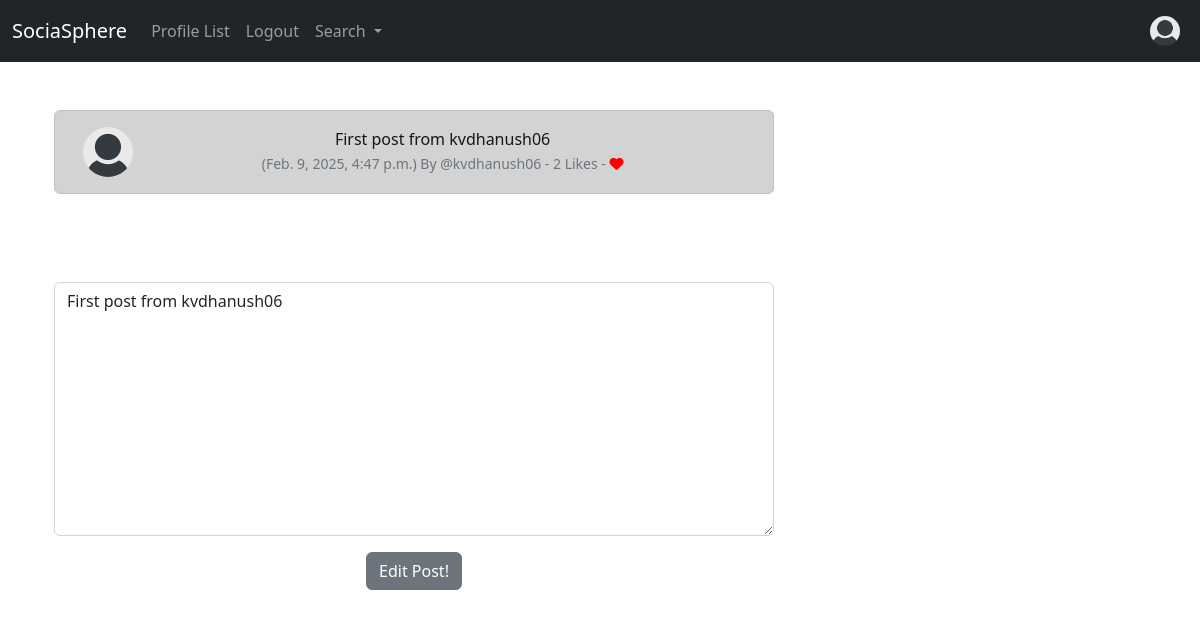
/edit_post/1 (signed in), run on the app's committed database.
### dashboard/models.py (models this page shows, shortened)
class Post(models.Model):
    user = models.ForeignKey(
        User, related_name="posts",
        on_delete=models.DO_NOTHING
    )
    body = models.CharField(max_length=200)
    created_at = models.DateTimeField(auto_now_add=True)
    likes = models.ManyToManyField(User, related_name="post_like", blank=True)
    def number_of_likes(self):
        return self.likes.count()

### dashboard/views.py (the view)
# urls.py: path('edit_post/<int:pk>', views.edit_post, name="edit_post"),
def edit_post(request, pk):
    if request.user.is_authenticated:
        post = get_object_or_404(Post, id=pk)
        if request.user.username == post.user.username:
            form = handle_post_form(request, post)
            return render(request, "edit_post.html", {'form': form,
                                                      'post': post})
        else:
            messages.success(request, ("You Don't Own That Post!!"))
            return redirect('home')
    else:
        messages.success(request, ("Please Log In To Continue..."))
        return redirect('home')

### dashboard/forms.py
class PostForm(forms.ModelForm):
    body = forms.CharField(required=True,
                           widget=forms.widgets.Textarea(
                               attrs={
                                   "placeholder": "Enter Your Post!",
                                   "class": "form-control",
                               }
                           ),
                           label="",
                           )
    class Meta:
        model = Post
        exclude = ("user", "likes",)

### dashboard/views.py (called while the page is built)
def handle_post_form(request, post):
    form = PostForm(request.POST or None, instance=post)
    if request.method == "POST" and form.is_valid():
        post = form.save(commit=False)
        post.user = request.user
        post.save()
        messages.success(request, ("Your Post Has Been Updated!"))
        return redirect('home')
    return form

### dashboard/templates/edit_post.html (shortened to what this page needs)
{% extends 'base.html' %}
{% load static %}
{% block content %}
<div class="container text-center">
    <div class="row">
        <div class="col-8">
            <br/>
            <div class="alert alert-dark" role="alert">
                <div class="container">
                    <div class="row">
                        <div class="col-1">
                            {% if post.user.profile.profile_image %}
                                <img src="{{ post.user.profile.profile_image.url }}" width=50 height=50 class="rounded-circle" alt="{{ post.user.username }}">
                            {% else %}
                                <img src="{% static 'images/default_profile_pic.png' %}" width=50 height=50 class="rounded-circle" alt="{{ post.user.username }}">
                            {% endif %}
                        </div>
                        <div class="col-11">
                            {{ post.body }}<br/>
                            <small class="text-muted">
                                ({{ post.created_at}}) By
                                @{{ post.user.username }}
                                - {{ post.number_of_likes }} Likes -
                                {% if user in post.likes.all %}
                                    <a href="{% url 'post_like' post.id %}">
                                        <i class="fa-solid fa-heart" style="color:red"></i>
                                    </a>
                                {% else %}
                                    <a href="{% url 'post_like' post.id %}">
                                        <i class="fa fa-heart-o" style="color:red"></i>
                                    </a>
                                {% endif %}
                            </small>
                        </div>
                    </div>
                </div>
            </div>
            <br/><br/><br/>
            {% if form %}
            <form method="POST">
                {{ form.as_p }}
                <button type="submit" class="btn btn-secondary">Edit Post!</button>
            </form>
            {% endif %}
        </div>
    </div>
</div>
{% endblock %}

### data on the page
Post: body "First post from kvdhanush06", created_at "Feb. 9, 2025, 4:47 p.m.", user.username "kvdhanush06", number_of_likes "2"
